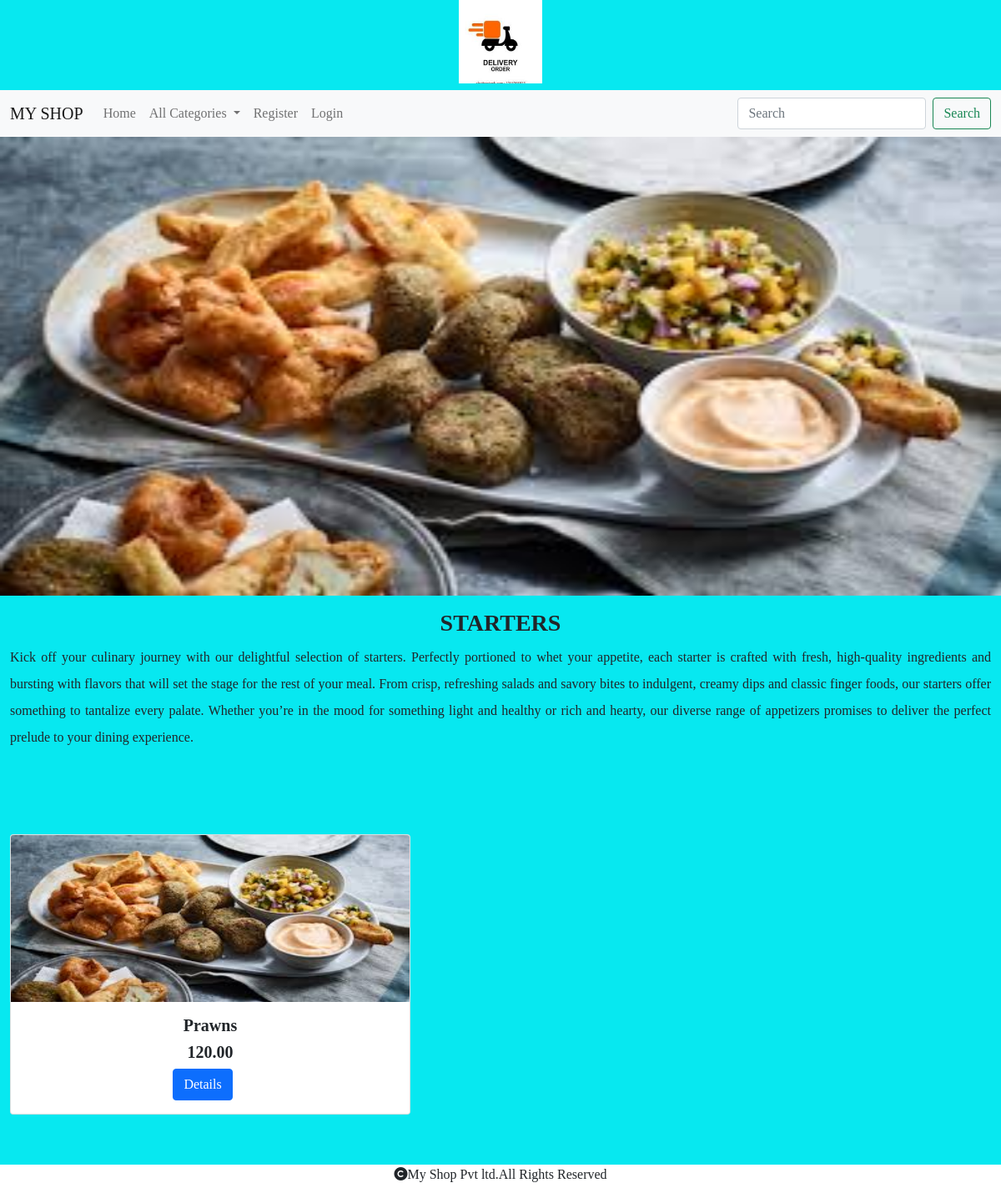
Page /allprod/STARTERS on the committed database.
### shop/models.py (models this page shows, shortened)
class Category(models.Model):
    name=models.CharField(max_length=20)
    desc=models.TextField()
    image=models.ImageField(upload_to="category",null=True,blank=True)

class Product(models.Model):
    name=models.CharField(max_length=20)
    desc=models.TextField()
    image=models.ImageField(upload_to="product",null=True,blank=True)
    price=models.DecimalField(max_digits=10,decimal_places=2)
    stock=models.IntegerField()
    available=models.BooleanField(default=True)
    category=models.ForeignKey(Category,on_delete=models.CASCADE)
    created=models.DateTimeField(auto_now_add=True)
    updated=models.DateTimeField(auto_now_add=True)

### shop/views.py (the view)
# urls.py: path('allprod/<p>',views.allproducts,name="allprod"),
def allproducts(request,p):
    c=Category.objects.get(name=p)
    p=Product.objects.filter(category=c)
    return render(request,'product.html',{'c':c,'p':p})

### cart/context_processors.py (called while the page is built)
def total_count(request):
    item_count=0
    u=request.user
    try:
        cart=Cart.objects.filter(user=u)
        for i in cart:
            item_count+=i.quantity
    except:
        item_count=0
    return {'count':item_count}

### shop/context_processors.py (called while the page is built)
def menu_links(request):
    c=Category.objects.all()
    return {'links':c}

### templates/product.html
{% extends 'base.html' %}
{% load static %}
{% block content %}
<div>
<img src="{{c.image.url}}" height="550px" width="100%">
 </div>
<div class="container-fluid mt-3" style="margin-bottom:100px;">
    <h3 class="text-center fw-bold">{{c.name}}</h3>
    <p style="text-align:justify;line-height:2">{{c.desc}}</p>
</div>
<div class="container-fluid" style="margin-bottom:100px">
    <div class="row">
        {% for i in p %}
        <div class="col-sm-4">
            <div class="card" style="width: 30rem;">
  <img src="{{i.image.url}}" height="200px"  width="100px" class="card-img-top">
  <div class="card-body">
    <h5 class="card-title text-center fw-bold">{{i.name}}</h5>
      <h5 class="card-title text-center fw-bold">{{i.price}}</h5>
    <a href="{% url 'shop:details' i.name %}" class="btn btn-primary" style="position:relative;left:40%">Details</a>
  </div>
</div>
        </div>
        {% endfor %}
    </div>
</div>
{% endblock %}

### templates/base.html (shortened to what this page needs)
<!DOCTYPE html>
{% load static %}
<html lang="en">
<head>
  <link href="https://cdn.jsdelivr.net/npm/bootstrap@5.0.2/dist/css/bootstrap.min.css" rel="stylesheet">
  <link rel="stylesheet" href="{% static 'css/style.css' %}">
<link rel="stylesheet" href="https://cdnjs.cloudflare.com/ajax/libs/font-awesome/6.5.1/css/all.min.css" />
</head>
<body>
<header><center>
    <img src="{% static 'images/logo.jpeg' %}" class="mb-2" height="100px" width="100px"></center>
<nav class="navbar navbar-expand-lg navbar-light bg-light">
  <div class="container-fluid">
    <a class="navbar-brand" href="#">MY SHOP</a>
    <div class="collapse navbar-collapse" id="navbarSupportedContent">
      <ul class="navbar-nav me-auto mb-2 mb-lg-0">
        <li class="nav-item">
          <a class="nav-link"  href="{% url 'shop:allcat' %}">Home</a>
        </li>
        <li class="nav-item dropdown">
          <a class="nav-link dropdown-toggle" href="#" id="navbarDropdown" role="button" data-bs-toggle="dropdown" aria-expanded="false">
            All Categories
          </a>
        </li>
          {% if user.is_authenticated %}
           <li class="nav-item">
          <a class="nav-link"  href="{% url 'shop:logout' %}">Logout</a>
        </li>
          {% if user.is_superuser == False %}
         <li class="nav-item">
          <a class="nav-link fs-5"  href="{% url 'cart:cartview' %}"><i class="fa-solid fa-cart-shopping"></i><sup class="ms-2">{{count}}</sup></a>
        </li>
          <li class="nav-item">
          <a class="nav-link fs-5"  href="{% url 'cart:orderview' %}">Your Orders</a>
        </li>
          {% endif %}
          {% else %}
         <li class="nav-item">
          <a class="nav-link"  href="{% url 'shop:register' %}">Register</a>
        </li>
         <li class="nav-item">
          <a class="nav-link"  href="{% url 'shop:login' %}">Login</a>
        </li>
         {% endif %}
      </ul>
      <form class="d-flex" method="POST" action="{% url 'search:search' %}">
        <input class="form-control me-2"  name="q" type="search" placeholder="Search" aria-label="Search">
        <button class="btn btn-outline-success" type="submit">Search</button>
      </form>
    </div>
  </div>
</nav>
</header>
{% block content %}
{% endblock %}
<footer>
   <div class="footer">
       <p><b><i class="fa-solid fa-copyright"></i>My Shop  Pvt ltd.All Rights Reserved</b></p>
   </div>
</footer>
</body>
</html>

### static/style.css (style rules this page uses)
body { background-color:#07e8f0; font-family:"Zilla Slab" , serif; font-weight: 300; font-style:normal; }
.footer { height:40px; width:100%; background-color:white; position:fixed; bottom:0; text-align:center; }
.form-control { width=40%; }

### rows in the picture
Category: image (picture), name "STARTERS", desc "Kick off your culinary journey with our delightful selection of starters. Perfectly portioned to whet your appetite, each starter is crafted with fresh, high-quality ingredients and bursting with flavors that will set the stage for the rest of your meal. From crisp, refreshing salads and savory bites to indulgent, creamy dips and classic finger foods, our starters offer something to tantalize every palate. Whether you’re in the mood for something light and healthy or rich and hearty, our diverse range of appetizers promises to deliver the perfect prelude to your dining experience."
Product: image (picture), name "Prawns", price "120.00"
